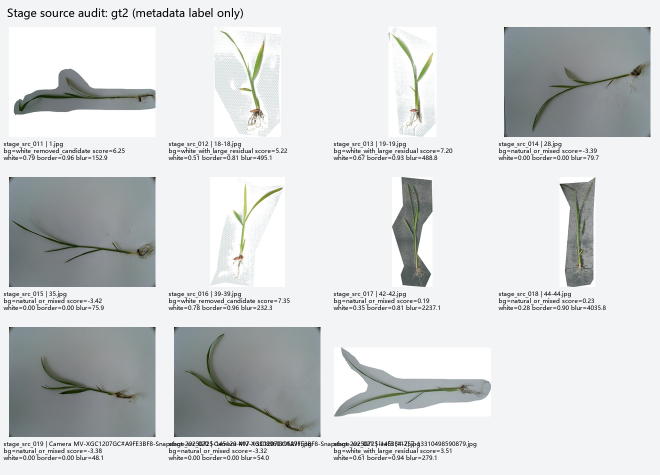
#> input picture adaptive_keypoint_discovery_reboot/experiment/data_stage_source_audit/contact_gt2.jpg, 1320 x 950 px, given as the content of the folder _discovery_reboot/experiment/stage_source_extracted/叶龄-秧苗30张, which was not available (shown at 1/2 size)
$ python audit_stage_source.py   (older library calls are emulated)
#> lines starting #> are read from the running program, lines starting #| are printed output that depends on the picture; after the words box and inside, x2 and y2 are one past the last pixel; in counts of white or black regions, pixels touching at a corner belong together; pictures that were not available may be replaced by others from this repository, and a replacement may not be noted
### adaptive_keypoint_discovery_reboot/experiment/audit_dataset_images.py
#!/usr/bin/env python
"""Inventory D:/kp/数据集图片 and preselect genuinely clean-background images.

The script never reads keypoint labels or model outputs.  Existing aug0/1/2
files are inventoried but excluded from independent sample selection.
"""

from __future__ import annotations

import csv
import hashlib
import json
import math
import re
from collections import Counter
from pathlib import Path
from typing import Any

import cv2
import numpy as np
import tifffile
from PIL import Image, ImageDraw, ImageFont, ImageOps

DATA_ROOT = Path(r"D:\kp\数据集图片")
HERE = Path(__file__).resolve().parent
OUTPUT = HERE / "data_source_reaudit"
IMAGE_SUFFIXES = {".jpg", ".jpeg", ".png", ".bmp", ".tif", ".tiff", ".webp"}


# [17 lines left out: functions source_family, identity_group, not called in this run]


def border_pixels(array: np.ndarray, thickness: int) -> np.ndarray:
    top = array[:thickness, :].reshape(-1, array.shape[-1])
    bottom = array[-thickness:, :].reshape(-1, array.shape[-1])
    left = array[thickness:-thickness, :thickness].reshape(-1, array.shape[-1])
    right = array[thickness:-thickness, -thickness:].reshape(-1, array.shape[-1])
    return np.concatenate([top, bottom, left, right], axis=0)


def dhash64(rgb: np.ndarray) -> str:
    gray = cv2.cvtColor(rgb, cv2.COLOR_RGB2GRAY)
    small = cv2.resize(gray, (9, 8), interpolation=cv2.INTER_AREA)
    bits = (small[:, 1:] > small[:, :-1]).reshape(-1)
    value = 0
    for bit in bits:
        value = (value << 1) | int(bit)
    return f"{value:016x}"


def strict_green_mask(rgb: np.ndarray) -> np.ndarray:
    hsv = cv2.cvtColor(rgb, cv2.COLOR_RGB2HSV)
    hue, saturation, value = (hsv[:, :, index] for index in range(3))
    red, green, blue = (rgb[:, :, index].astype(np.float32) for index in range(3))
    normalized_excess = (2 * green - red - blue) / np.maximum(red + green + blue, 20.0)
    mask = (
        ((hue >= 18) & (hue <= 100) & (saturation >= 45) & (value >= 22))
        | ((normalized_excess >= 0.055) & (saturation >= 28) & (green >= 35))
    ).astype(np.uint8)
    mask = cv2.morphologyEx(mask, cv2.MORPH_OPEN, np.ones((3, 3), np.uint8))
    mask = cv2.morphologyEx(mask, cv2.MORPH_CLOSE, np.ones((3, 3), np.uint8))
    return mask > 0


def bbox_touch(mask: np.ndarray) -> tuple[int, float]:
    ys, xs = np.where(mask)
    if not len(xs):
        return 1, 1.0
    h, w = mask.shape
    margin = max(2, round(min(h, w) * 0.015))
    touches = int(xs.min() <= margin or ys.min() <= margin or xs.max() >= w - margin or ys.max() >= h - margin)
    fraction = (xs.max() - xs.min() + 1) * (ys.max() - ys.min() + 1) / float(h * w)
    return touches, float(fraction)


def component_count(mask: np.ndarray) -> int:
    count, _, stats, _ = cv2.connectedComponentsWithStats(mask.astype(np.uint8), connectivity=8)
    threshold = max(5, round(mask.size * 0.00005))
    return sum(int(stats[index, cv2.CC_STAT_AREA]) >= threshold for index in range(1, count))


def load_rgb_thumbnail(path: Path, maximum: int = 512) -> tuple[np.ndarray, dict[str, Any]]:
#> called with maximum = 512
    if path.suffix.lower() in {".tif", ".tiff"}:
        mapped = tifffile.memmap(path)
        array = np.asarray(mapped)
        if array.ndim == 2:
            array = np.repeat(array[:, :, None], 3, axis=2)
        if array.ndim != 3:
            raise ValueError(f"Unsupported TIFF shape {array.shape}")
        original_height, original_width = array.shape[:2]
        stride = max(1, math.ceil(max(original_height, original_width) / maximum))
        rgb = np.asarray(array[::stride, ::stride, :3], dtype=np.uint8)
        return rgb, {
            "original_mode": "RGB_memmap",
            "original_width": original_width,
            "original_height": original_height,
            "alpha_present": 0,
            "transparent_fraction": 0.0,
        }
    with Image.open(path) as opened:
#> opened is the input picture: PIL image 1320x950 RGB; mean R, G, B 210.8, 213.3, 214.2
        original_mode = opened.mode
#> original_mode = 'RGB'
        original_width, original_height = opened.size
#> original_width = 1320; original_height = 950
        alpha_present = int("A" in opened.getbands())
#> alpha_present = 0
        image = ImageOps.exif_transpose(opened)
        image.thumbnail((maximum, maximum), Image.Resampling.LANCZOS)
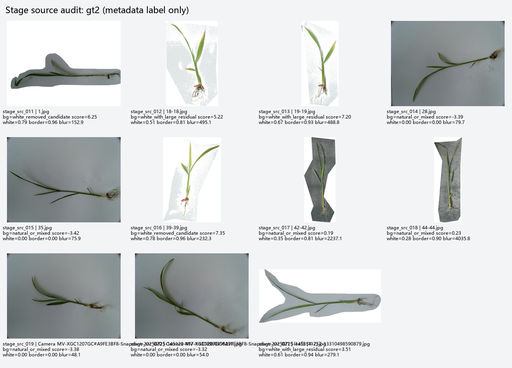
#> image: PIL image 512x368 RGB; mean R, G, B 210.7, 213.2, 214.1
        if alpha_present:
            rgba = np.asarray(image.convert("RGBA"))
            transparent_fraction = float((rgba[:, :, 3] < 250).mean())
            base = Image.new("RGBA", image.size, (255, 255, 255, 255))
            base.alpha_composite(image.convert("RGBA"))
            rgb = np.asarray(base.convert("RGB"))
        else:
            transparent_fraction = 0.0
            rgb = np.asarray(image.convert("RGB"))
    return rgb, {
        "original_mode": original_mode,
        "original_width": original_width,
        "original_height": original_height,
        "alpha_present": alpha_present,
        "transparent_fraction": transparent_fraction,
    }


def audit_pixels(path: Path) -> dict[str, Any]:
    rgb, loaded = load_rgb_thumbnail(path)
#> loaded = {'original_mode': 'RGB', 'original_width': 1320, 'original_height': 950, 'alpha_present': 0, 'transparent_fraction': 0}
    original_mode = loaded["original_mode"]
#> original_mode = 'RGB'
    original_width = loaded["original_width"]
#> original_width = 1320
    original_height = loaded["original_height"]
#> original_height = 950
    alpha_present = loaded["alpha_present"]
#> alpha_present = 0
    transparent_fraction = loaded["transparent_fraction"]
#> transparent_fraction = 0

    h, w = rgb.shape[:2]
#> h = 368; w = 512
    thickness = max(2, round(min(h, w) * 0.04))
#> thickness = 15
    border = border_pixels(rgb, thickness).astype(np.float32)
    white = np.all(rgb >= 245, axis=2)
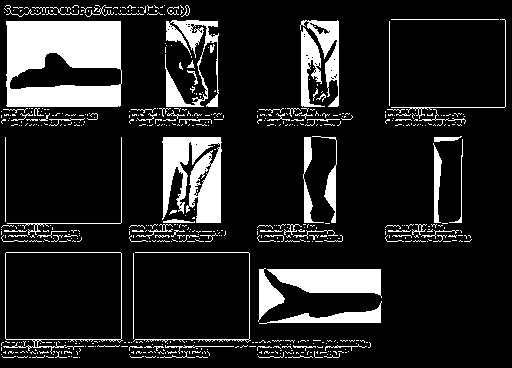
#> white: shape (368, 512) bool; 14.3% white; 588 white regions (499 under 20 px), largest, box (x1, y1, x2, y2) and area: (6, 21, 122, 107) 7641, (162, 137, 222, 223) 3573, (267, 269, 382, 298) 2325
    border_white = np.all(border >= 245, axis=1)
    black = np.all(rgb <= 10, axis=2)
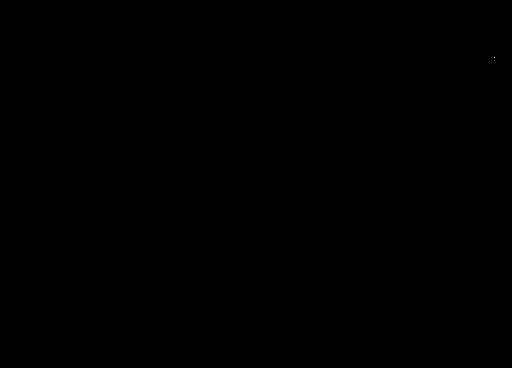
#> black: shape (368, 512) bool; 0% white in thin lines or dots, all inside (x1, y1, x2, y2) = (494, 57, 495, 58)
    nonwhite = np.max(255 - rgb.astype(np.int16), axis=2) >= 22
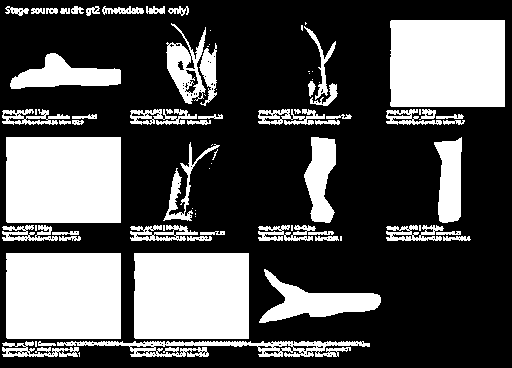
#> nonwhite: shape (368, 512) bool; 32.7% white; 83 white regions (29 under 20 px), largest, box (x1, y1, x2, y2) and area: (390, 20, 505, 107) 9963, (6, 253, 121, 339) 9886, (6, 137, 121, 223) 9885
    green = strict_green_mask(rgb)
#> in strict_green_mask, `hsv = cv2.cvtColor(rgb, cv2.COLOR_RGB2HSV)`: hsv: shape (368, 512, 3); mean H, S, V 93.4, 7.6, 214.9
#> in strict_green_mask, `hue, saturation, value = (hsv[:, :, index] for index in range(3))`:
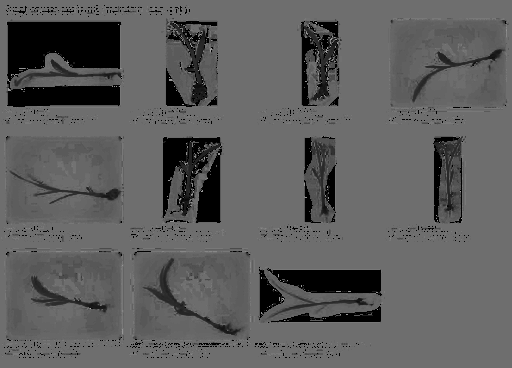
#> hue: shape (368, 512); min 0, max 173, mean 93.4
#> in strict_green_mask, `hue, saturation, value = (hsv[:, :, index] for index in range(3))`:
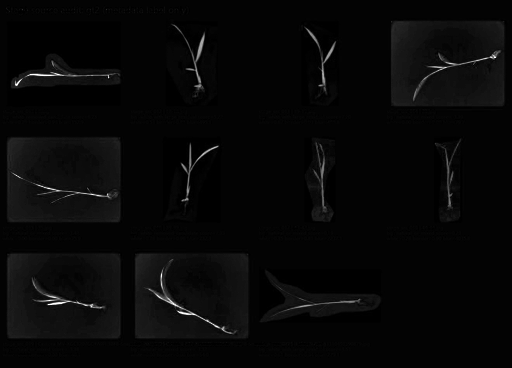
#> saturation: shape (368, 512); min 0, max 255, mean 7.6
#> in strict_green_mask, `mask = ( ((hue >= 18) & (hue <= 100) & (saturation >= 45) & (value >= ..`: mask: shape (368, 512); values 0 (black) and 1 (white), 1.8% white in thin lines or dots, all inside (x1, y1, x2, y2) = (8, 21, 504, 334)
#> in strict_green_mask, `mask = cv2.morphologyEx(mask, cv2.MORPH_OPEN, np.ones((3, 3), np.uint8))`:
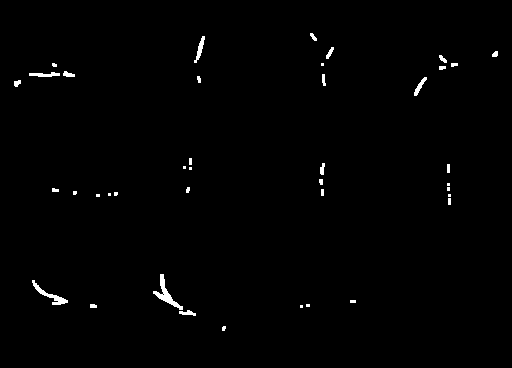
#> mask: shape (368, 512); values 0 (black) and 1 (white), 0.83% white; 40 white regions (15 under 20 px), largest, box (x1, y1, x2, y2) and area: (153, 274, 183, 310) 271, (32, 280, 68, 305) 207, (194, 36, 205, 63) 107
#> in strict_green_mask, `mask = cv2.morphologyEx(mask, cv2.MORPH_CLOSE, np.ones((3, 3), np.uint..`: mask: shape (368, 512); values 0 (black) and 1 (white), 0.85% white; 36 white regions (11 under 20 px), largest, box (x1, y1, x2, y2) and area: (153, 274, 196, 316) 340, (32, 280, 68, 305) 211, (194, 36, 205, 63) 107
    green_fraction = float(green.mean())
#> green_fraction = 0.00847
    nonwhite_fraction = float(nonwhite.mean())
#> nonwhite_fraction = 0.327
    plant_to_nonwhite = green_fraction / max(nonwhite_fraction, 1e-8)
#> plant_to_nonwhite = 0.0259
    touches, bbox_fraction = bbox_touch(green)
#> in bbox_touch, `ys, xs = np.where(mask)`: ys = 1596 values from 33 to 330; xs = 1596 values, max 497 at index 118, min 14 at index 532, mean 208.3
#> in bbox_touch, `touches = int(xs.min() <= margin or ys.min() <= margin or xs.max() >= ..`: touches = 0
#> in bbox_touch, `fraction = (xs.max() - xs.min() + 1) * (ys.max() - ys.min() + 1) / flo..`: fraction = 0.765
#> touches = 0; bbox_fraction = 0.765
    gray = cv2.cvtColor(rgb, cv2.COLOR_RGB2GRAY)
    blur = float(cv2.Laplacian(gray, cv2.CV_64F).var())
#> blur = 1988.5
    components = component_count(green)
#> in component_count, `count, _, stats, _ = cv2.connectedComponentsWithStats(mask.astype(np.u..`: count = 37; stats = 37 rows, first 6: [0, 0, 512, 368, 186820], [310, 33, 7, 8, 31], [194, 36, 11, 27, 107], [326, 47, 8, 12, 45], [492, 51, 6, 6, 29], [439, 55, 8, 8, 35]
#> components = 36

    white_fraction = float(white.mean())
#> white_fraction = 0.143
    border_white_fraction = float(border_white.mean())
#> border_white_fraction = 0.0737
    border_std = float(np.mean(np.std(border, axis=0)))
#> border_std = 40.47
    black_fraction = float(black.mean())
#> black_fraction = 5.31e-06
    alpha_support = transparent_fraction
#> alpha_support = 0

    score = 0.0
    score += 2.5 * border_white_fraction
#> score = 0.184
    score += 2.0 * white_fraction
#> score = 0.47
    score += 2.0 * float(np.clip(plant_to_nonwhite / 0.55, 0, 1))
#> score = 0.564
    score += 1.0 * int(0.004 <= green_fraction <= 0.35)
#> score = 1.56
    score += 0.8 * int(0.005 <= nonwhite_fraction <= 0.35)
#> score = 2.36
    score += 0.7 * int(not touches)
#> score = 3.06
    score += 1.5 * float(np.clip(alpha_support / 0.50, 0, 1))
    score -= 2.5 * int(nonwhite_fraction > 0.48)
    score -= 2.0 * int(plant_to_nonwhite < 0.12 and alpha_support < 0.20)
#> score = 1.06
    score -= 2.0 * float(np.clip(black_fraction / 0.15, 0, 1))
    score -= 0.8 * int(components > 18)
#> score = 0.264

    if alpha_support >= 0.20:
        background_class = "transparent_removed"
    elif border_white_fraction >= 0.94 and white_fraction >= 0.72 and nonwhite_fraction <= 0.35:
        background_class = "white_removed_candidate"
    elif border_white_fraction >= 0.80 and white_fraction >= 0.45:
        background_class = "white_with_large_residual"
    elif black_fraction >= 0.12:
        background_class = "black_or_rotation_border"
    else:
        background_class = "natural_or_mixed"

    return {
        "original_width": original_width,
        "original_height": original_height,
        "mode": original_mode,
        "alpha_present": alpha_present,
        "transparent_fraction": transparent_fraction,
        "white_fraction": white_fraction,
        "border_white_fraction": border_white_fraction,
        "border_rgb_std": border_std,
        "black_fraction": black_fraction,
        "nonwhite_fraction": nonwhite_fraction,
        "strict_green_fraction": green_fraction,
        "green_to_nonwhite_ratio": plant_to_nonwhite,
        "green_components": components,
        "green_bbox_fraction": bbox_fraction,
        "green_bbox_touches_border": touches,
        "blur_laplacian_thumbnail": blur,
        "background_class": background_class,
        "clean_background_score": round(score, 6),
        "dhash64": dhash64(rgb),
    }
#> the loop in dhash64, `for bit in bits:` made 64 passes
#> (bit, value) on passes 2 to 13: (False, 2), (True, 5), (True, 11), (False, 22), (False, 44), (False, 88), (True, 177), (True, 355), (True, 711), (False, 1422), (True, 2845), (False, 5690)
#> value on pass 1: 1
#> after the loop in dhash64, `for bit in bits:`: value = 12813222413854432990


# [127 lines left out: functions font, contact_sheet, write_csv, main, not called in this run]


# [2 lines that do not run on import are left out]

### adaptive_keypoint_discovery_reboot/experiment/audit_stage_source.py
#!/usr/bin/env python
"""Audit the stage-labelled source archive without reading model outputs.

The parent folder supplies only a stage metadata label.  This script does not
create keypoint labels and does not infer a biological stage from appearance.
"""

from __future__ import annotations

import csv
import hashlib
import re
from pathlib import Path

from PIL import Image, ImageDraw, ImageFont, ImageOps

from audit_dataset_images import audit_pixels


HERE = Path(__file__).resolve().parent
SOURCE = HERE / "stage_source_extracted" / "叶龄-秧苗30张"
OUTPUT = HERE / "data_stage_source_audit"
IMAGE_EXTENSIONS = {".jpg", ".jpeg", ".png", ".bmp", ".tif", ".tiff"}


def stage_from_parent(path: Path) -> tuple[str, str]:
    parent = path.parent.name
    if parent == "小于1，立针":
        return "lt1_needle", "archive_folder"
    if parent == "1到2":
        return "leaf1_to_2", "archive_folder"
    if parent == "大于2":
        return "gt2", "archive_folder"
    return "unknown", "unknown"


# [50 lines left out: functions source_group, sha256, font, contact_sheet, not called in this run]


def main() -> None:
    paths = sorted(path for path in SOURCE.rglob("*") if path.is_file() and path.suffix.lower() in IMAGE_EXTENSIONS)
    rows: list[dict[str, object]] = []
    for index, path in enumerate(paths, start=1):
        stage, label_source = stage_from_parent(path)
        metrics = audit_pixels(path)
#> metrics = 19 items
        row: dict[str, object] = {
            "audit_id": f"stage_src_{index:03d}",
            "path": str(path),
#> (the run stopped early here; a loop or call above may not have finished)
